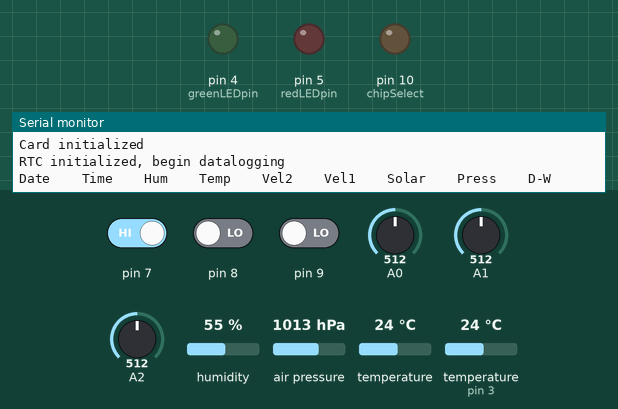
Recording of a sketch running on a simulated Arduino Uno, built with avr-gcc and run on an emulated ATmega328P. Shown: output pins drawn as LEDs (lit = HIGH), the last lines printed to the serial monitor. The inputs (shaded band) are chosen by the test bench; at power-on: pin 7 HIGH, pin 8 LOW, pin 9 LOW, A0 = 512, A1 = 512, A2 = 512, humidity 55 %, air pressure 1013 hPa, temperature 24 °C, temperature (sensor on pin 3) 24 °C. The local clock reads 2024-03-15 10:24:30 at power-on unless the sketch sets it; storage starts empty.

Above: at 1.2 s.
1.3 s: pin 7 driven LOW
At 10.03 s:
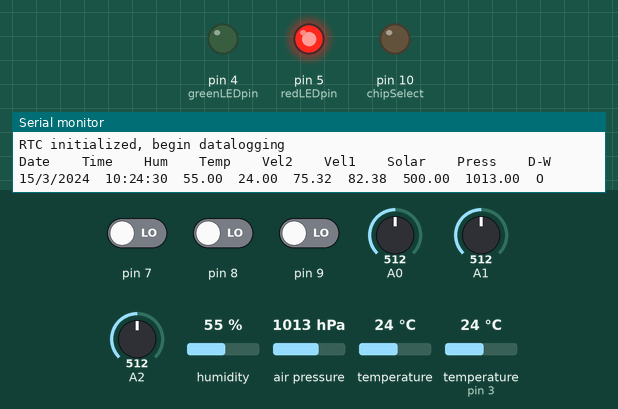
11.6 s: pin 8 driven HIGH
21.6 s: pin 9 driven HIGH
At 30.7 s:
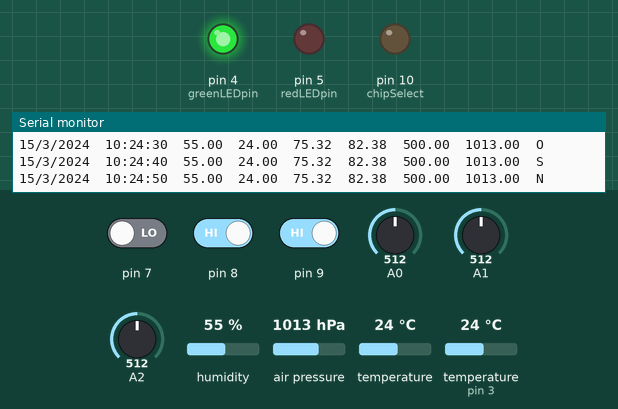
31.6 s: pin 7 driven HIGH
41.6 s: pin 8 driven LOW
51.6 s: pin 9 driven LOW
Timing chart, 0 to 61.6 s (numbered marks = the images above; inputs shaded):
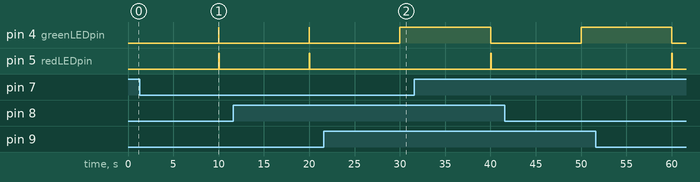

The sketch:

DataLogger2017_3231_.ino
```cpp
#include<Wire.h>            //Comunications via Cable
#include "RTClib.h"         //Real Time Clock Lib
#include <DHT.h>            //DHT22 Module Lib (Temperature)
#include <SPI.h>            //SD required Lib
#include <SD.h>             //SD principal Lib
#include <SFE_BMP180.h>     //BMP Lib (Pressure)
SFE_BMP180 pressure;        //Define tipe of module for Pressure
File myFile;                //Name of comand for SD write.
#define DHTPIN 3            //Define pin of Temp Module
#define DHTTYPE DHT22       //Define type of DHT used
DHT dht(DHTPIN, DHTTYPE);   //Function for DHT module
RTC_DS3231 rtc;             //Define type of RTC used
const int chipSelect = 10;  //Pin used by SD card module
const bool eco=true;
int count = 0;
//ULTIMO INICIO DE TOMA DE DATOS 15:39:00, CORREGIR FECHAS A PARTIR DE 18-10-17-------FUNCIONANDO SIN BMP180

#define LOG_INTERVAL 10000  //Data logging interval
#define SYNC_INTERVAL 10000 //Sync interval
uint32_t syncTime = 0;      //Initiate counter sync
#define ECHO_TO_SERIAL 1
#define WAIT_TO_START 0

#define redLEDpin 5
#define greenLEDpin 4

char daysOfTheWeek[7][12] = {"Sunday", "Monday", "Tuesday", "Wednesday", "Thursday", "Friday", "Saturday"};


int a, b, c, u, v, w, x, y, z;    //Variables for program
float l1, v1, a1;                 //variables for anemometer 1
float l2, v2, a2;                 //variables for anemometer 2
float vs, watt, vr;               //Variables for solar panel
double PresionBase;
double Presion=0;
double Altura=0;
double Temperatura=0;
char status;

void setup()
{
  Serial.begin(9600);
  Serial.println();
  pinMode(redLEDpin,OUTPUT);
  pinMode(greenLEDpin,OUTPUT);


  Serial.println("All Modules TEST!...");
  pinMode(chipSelect,OUTPUT);

  if(!SD.begin(chipSelect))
  {
    Serial.print("Card failed, or not present");
    digitalWrite(redLEDpin,HIGH);
    while(1);
   }

   Serial.println("Card initialized");

Wire.begin();
  if(!rtc.begin())
  {
    myFile.println("RTC failed");
    #if ECHO_TO_SERIAL
    Serial.println("RTC failed");
    #endif
  }
  else
    Serial.println("RTC initialized, begin datalogging");

if (!SD.exists("weather.txt"))
{
  myFile=SD.open("weather.txt", FILE_WRITE);
  if(myFile){
    myFile.println("Date \t Time \t Hum \t Temp \t Vel2 \t Vel1 \t Solar \t Press \t D-W");
    myFile.close();
    #if ECHO_TO_SERIAL
    Serial.println("Date \t Time \t Hum \t Temp \t Vel2 \t Vel1 \t Solar \t Press \t D-W");
    #endif
    }
  }
else
{Serial.println("Error to load file...");
  }

  if (rtc.lostPower()) {
    Serial.println("RTC lost power, lets set the time!");
    // following line sets the RTC to the date & time this sketch was compiled
    rtc.adjust(DateTime(F(__DATE__), F(__TIME__)));
    // This line sets the RTC with an explicit date & time, for example to set
    // January 21, 2014 at 3am you would call:
    // rtc.adjust(DateTime(2014, 1, 21, 3, 0, 0));
  }

dht.begin();
//SensorStart();

}                           //end of Void Setup

void loop()
{

  DateTime now=rtc.now();
  ReadSensor();

  delay ((LOG_INTERVAL -1) - (millis() % LOG_INTERVAL));

  digitalWrite(greenLEDpin, HIGH);

  uint32_t m = millis();

   myFile=SD.open("weather.txt", FILE_WRITE);
   if(myFile){
      digitalWrite(greenLEDpin, HIGH);
             myFile.print(now.day(), DEC);
             myFile.print("/");
             myFile.print(now.month(), DEC);
             myFile.print("/");
             myFile.print(now.year(), DEC);
             myFile.print("\t");
             myFile.print(now.hour(), DEC);
             myFile.print(":");
             myFile.print(now.minute(), DEC);
             myFile.print(":");
             myFile.print(now.second(), DEC);
             myFile.print("\t");
       #if ECHO_TO_SERIAL
       Serial.print(now.day(), DEC);
       Serial.print("/");
       Serial.print(now.month(), DEC);
       Serial.print("/");
       Serial.print(now.year(), DEC);
       Serial.print("\t");
       Serial.print(now.hour(), DEC);
       Serial.print(':');
       Serial.print(now.minute(), DEC);
       Serial.print(':');
       Serial.print(now.second(), DEC);
       Serial.print("\t");
       #endif

       float h=dht.readHumidity();
       float t=dht.readTemperature();
       l1=analogRead(0);
       v1=(((l1*5.0)/1024)*1000);
       a1=(v1/33.1923);
       l2=analogRead(1);//anemometro2
       v2=(((l2*5.0)/1024)*1000);
       a2=(v2/30.3489196);
       vs=analogRead(2);//panel solar
       vr=((vs*5.0)/1024);
       watt=(0.975*205.13*vr);
        a=digitalRead(7);
        b=digitalRead(8);
        c=digitalRead(9);

             myFile.print(h);
             myFile.print("\t");
             myFile.print(t);
             myFile.print("\t");
             myFile.print(a1);
             myFile.print("\t");
             myFile.print(a2);
             myFile.print("\t");
             myFile.print(watt);
             myFile.print("\t");
             myFile.print(Presion);
             myFile.print("\t");
#if ECHO_TO_SERIAL
    Serial.print(h);
    Serial.print("\t");
    Serial.print(t);
    Serial.print("\t");
    Serial.print(a1);
    Serial.print("\t");
    Serial.print(a2);
    Serial.print("\t");
    Serial.print(watt);
    Serial.print("\t");
    Serial.print(Presion);
    Serial.print("\t");
 #endif


if((a==LOW)&&(b==HIGH)&&(c==HIGH))
  {
  Serial.print("N");
  myFile.print("N");
  }
  else
  {
    if((a==HIGH)&&(b==LOW)&&(c==HIGH))
    {
      Serial.print("N-E");
      myFile.print("N-E");
      }
      else
      {
        if ((a==LOW)&&(b==LOW)&&(c==HIGH))
        {
          Serial.print("E");
          myFile.print("E");
          }
          else
          {
            if((a==HIGH)&&(b==HIGH)&&(c==LOW))
            {
              Serial.print("S-E");
              myFile.print("S-E");
              }
              else
              {
                if((a==LOW)&&(b==HIGH)&&(c==LOW))
                {
                  Serial.print("S");
                  myFile.print("S");
                  }
                  else
                  {
                    if((a==HIGH)&&(b==LOW)&&(c==LOW))
                    {
                      Serial.print("S-O");
                      myFile.print("S-O");
                      }
                      else
                      {
                        if((a==LOW)&&(b==LOW)&&(c==LOW))
                        {
                          Serial.print("O");
                          myFile.print("O");
                          }
                          else
                          {
                            if((a==HIGH)&&(b==HIGH)&&(c==HIGH))
                            {
                              Serial.print("N-O");
                              myFile.print("N-O");
                              }
                              else
                              Serial.print("ERROR");
                              myFile.print("ERROR");
                              }
                        }
                    }
                  }
               }
           }
        }


  myFile.println();
  Serial.println();

  myFile.close();
       }

if((millis()-syncTime) < SYNC_INTERVAL) return;
syncTime = millis();
digitalWrite(greenLEDpin, LOW);
digitalWrite(redLEDpin, HIGH);
delay(50);
digitalWrite(redLEDpin, LOW);


   }

void SensorStart() {

  //Secuencia de inicio del sensor

  if (pressure.begin())
    Serial.println();
  else
  {

    Serial.println("BMP180 init fail (disconnected?)\n\n");
    while (1);
  }

  //Se inicia la lectura de temperatura
  status = pressure.startTemperature();
  if (status != 0)  {
    delay(status);
    //Se lee una temperatura inicial
    status = pressure.getTemperature(Temperatura);
    if (status != 0)    {
      //Se inicia la lectura de presiones
      status = pressure.startPressure(3);
      if (status != 0)      {
        delay(status);
        //Se lee la presión inicial incidente sobre el sensor en la primera ejecución
        status = pressure.getPressure(PresionBase, Temperatura);
      }
    }
  }
}


void ReadSensor() {
  //En este método se hacen las lecturas de presión y temperatura y se calcula la altura

  //Se inicia la lectura de temperatura
  status = pressure.startTemperature();
  if (status != 0)
  {
    delay(status);
    //Se realiza la lectura de temperatura
    status = pressure.getTemperature(Temperatura);
    if (status != 0)
    {
      //Se inicia la lectura de presión
      status = pressure.startPressure(3);
      if (status != 0)
      {
        delay(status);
        //Se lleva a cabo la lectura de presión,
        //considerando la temperatura que afecta el desempeño del sensor

        status = pressure.getPressure(Presion, Temperatura);
        if (status != 0)
        {
          //Se hace el cálculo de la altura en base a la presión leída en el Setup
          Altura = pressure.altitude(Presion, PresionBase);
        }
        else Serial.println("error en la lectura de presion\n");
      }
      else Serial.println("error iniciando la lectura de presion\n");
    }
    else Serial.println("error en la lectura de temperatura\n");
  }
  else Serial.println("error iniciando la lectura de temperatura\n");

}
```
